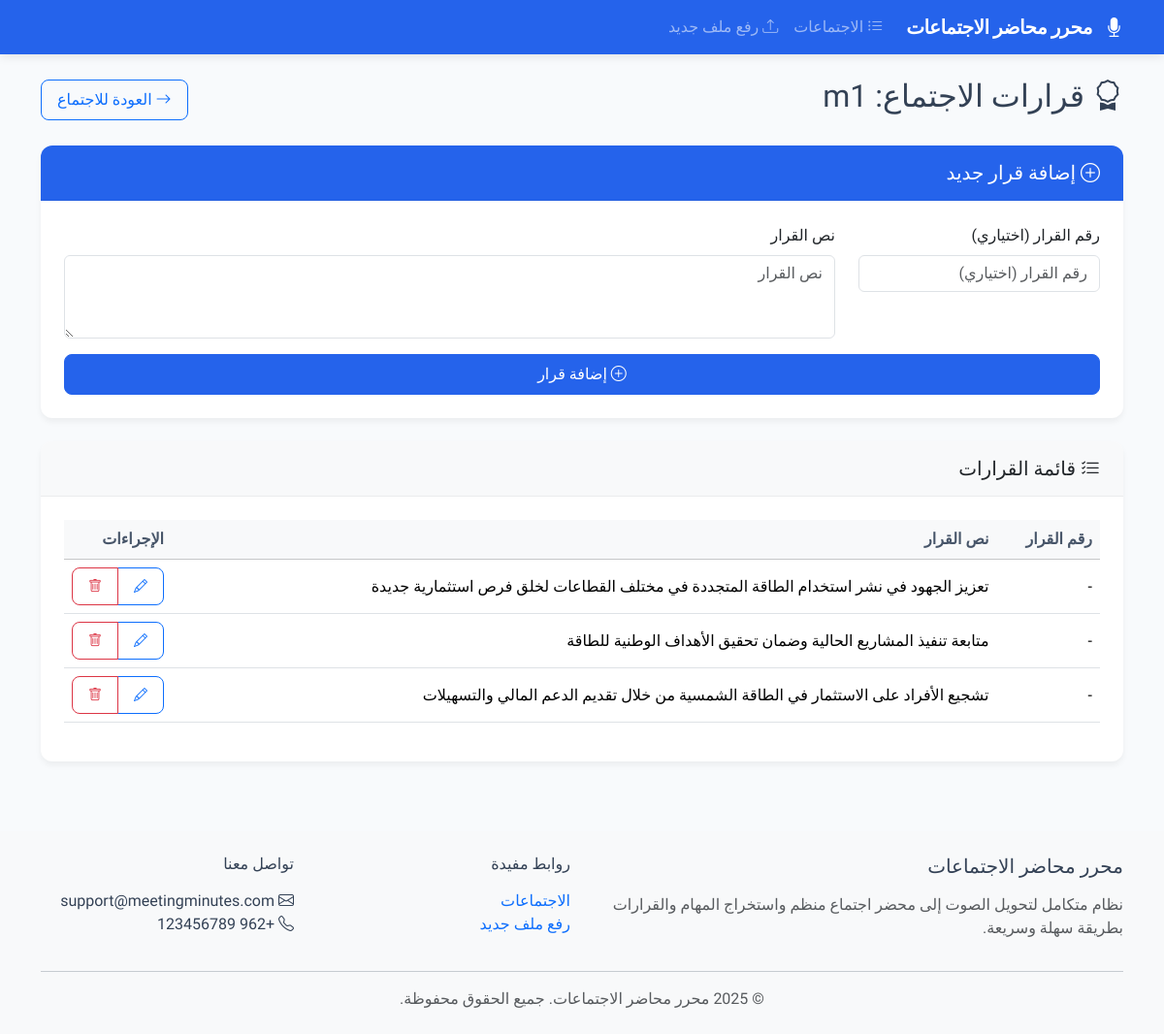
The app's page /7/decisions/ with its own data.
### meetings/models.py (models this page shows, shortened)
class Meeting(models.Model):
    title = models.CharField(max_length=200, verbose_name="عنوان الاجتماع")
    audio_file = models.FileField(upload_to='audio/', verbose_name="الملف الصوتي")
    transcript = models.TextField(blank=True, null=True, verbose_name="النص المحول")
    summary = models.TextField(blank=True, null=True, verbose_name="التلخيص")
    minutes = models.TextField(blank=True, null=True, verbose_name="محضر الاجتماع")
    created_by = models.ForeignKey(User, on_delete=models.CASCADE, related_name='meetings',
                                   verbose_name="تم إنشاؤه بواسطة", null=True)
    is_public = models.BooleanField(default=False, verbose_name="متاح للجميع")
    status = models.CharField(max_length=20, choices=[
        ('draft', 'مسودة'),
        ('pending', 'قيد الموافقة'),
        ('approved', 'تمت الموافقة')
    ], default='draft', verbose_name="حالة المحضر")
    created_at = models.DateTimeField(auto_now_add=True)
    updated_at = models.DateTimeField(auto_now=True)
    class Meta:
        verbose_name = "اجتماع"
        verbose_name_plural = "الاجتماعات"
        ordering = ['-created_at']

class MeetingDecision(models.Model):
    meeting = models.ForeignKey(Meeting, on_delete=models.CASCADE, related_name='decisions', verbose_name="الاجتماع")
    description = models.TextField(verbose_name="نص القرار")
    decision_number = models.CharField(max_length=20, blank=True, null=True, verbose_name="رقم القرار")
    created_at = models.DateTimeField(auto_now_add=True)
    updated_at = models.DateTimeField(auto_now=True)
    class Meta:
        verbose_name = "قرار"
        verbose_name_plural = "القرارات"
        ordering = ['created_at']

### meetings/views.py (the view)
# urls.py: path('<int:pk>/decisions/', views.meeting_decisions, name='meeting_decisions'),
def meeting_decisions(request, pk):
    meeting = get_object_or_404(Meeting, pk=pk)
    if request.method == 'POST':
        form = MeetingDecisionForm(request.POST)
        if form.is_valid():
            decision = form.save(commit=False)
            decision.meeting = meeting
            decision.save()
            messages.success(request, 'تم إضافة القرار بنجاح.')
            return redirect('meeting_decisions', pk=meeting.pk)
    else:
        form = MeetingDecisionForm()
    decisions = meeting.decisions.all()
    return render(request, 'meetings/decisions.html', {
        'meeting': meeting,
        'decisions': decisions,
        'form': form
    })

### meetings/forms.py
class MeetingDecisionForm(forms.ModelForm):
    class Meta:
        model = MeetingDecision
        fields = ['description', 'decision_number']
        widgets = {
            'description': forms.Textarea(attrs={
                'class': 'form-control',
                'rows': 3,
                'placeholder': 'نص القرار',
                'required': True
            }),
            'decision_number': forms.TextInput(attrs={
                'class': 'form-control',
                'placeholder': 'رقم القرار (اختياري)'
            })
        }

### meetings/templates/meetings/decisions.html (shortened to what this page needs)
{% extends 'base.html' %}
{% block content %}
<div class="row">
    <div class="col-12">
        <div class="d-flex justify-content-between align-items-center mb-4">
            <h2><i class="bi bi-award"></i> قرارات الاجتماع: {{ meeting.title }}</h2>
            <a href="{% url 'meeting_detail' meeting.pk %}" class="btn btn-outline-primary">
                <i class="bi bi-arrow-right"></i> العودة للاجتماع
            </a>
        </div>
        <div class="card mb-4">
            <div class="card-header bg-primary text-white">
                <h5 class="mb-0"><i class="bi bi-plus-circle"></i> إضافة قرار جديد</h5>
            </div>
            <div class="card-body">
                <form method="post" action="">
                    <div class="row">
                        <div class="col-md-3">
                            <div class="mb-3">
                                <label for="{{ form.decision_number.id_for_label }}" class="form-label">رقم القرار (اختياري)</label>
                                {{ form.decision_number }}
                            </div>
                        </div>
                        <div class="col-md-9">
                            <div class="mb-3">
                                <label for="{{ form.description.id_for_label }}" class="form-label">نص القرار</label>
                                {{ form.description }}
                            </div>
                        </div>
                    </div>
                    <div class="d-grid">
                        <button type="submit" class="btn btn-primary">
                            <i class="bi bi-plus-circle"></i> إضافة قرار
                        </button>
                    </div>
                </form>
            </div>
        </div>
        <div class="card">
            <div class="card-header bg-light">
                <h5 class="mb-0"><i class="bi bi-list-check"></i> قائمة القرارات</h5>
            </div>
            <div class="card-body">
                {% if decisions %}
                    <div class="table-responsive">
                        <table class="table table-hover">
                            <thead class="table-light">
                                <tr>
                                    <th scope="col" style="width: 10%">رقم القرار</th>
                                    <th scope="col" style="width: 80%">نص القرار</th>
                                    <th scope="col" style="width: 10%">الإجراءات</th>
                                </tr>
                            </thead>
                            <tbody>
                                {% for decision in decisions %}
                                <tr>
                                    <td>{{ decision.decision_number|default:"-" }}</td>
                                    <td>{{ decision.description }}</td>
                                    <td>
                                        <div class="btn-group btn-group-sm">
                                            <a href="#" class="btn btn-outline-primary" data-bs-toggle="modal" data-bs-target="#editDecisionModal{{ decision.id }}">
                                                <i class="bi bi-pencil"></i>
                                            </a>
                                            <a href="#" class="btn btn-outline-danger" data-bs-toggle="modal" data-bs-target="#deleteDecisionModal{{ decision.id }}">
                                                <i class="bi bi-trash"></i>
                                            </a>
                                        </div>
                                    </td>
                                </tr>
                                {% endfor %}
                            </tbody>
                        </table>
                    </div>
                {% else %}
                    <div class="alert alert-info">
                        لا توجد قرارات مضافة بعد.
                    </div>
                {% endif %}
            </div>
        </div>
    </div>
</div>
{% endblock %}

### templates/base.html (style rules this page uses)
:root { --primary-color: #2563eb; --secondary-color: #475569; --accent-color: #3b82f6; --success-color: #10b981; --danger-color: #ef4444; --warning-color: #f59e0b; --info-color: #06b6d4; }
body { font-family: 'Tajawal', sans-serif; background-color: #f8fafc; color: #334155; }
.bg-primary { background-color: var(--primary-color) !important; }
.btn-primary { background-color: var(--primary-color); border-color: var(--primary-color); }
.card { border-radius: 12px; box-shadow: 0 4px 6px rgba(0, 0, 0, 0.05); border: none; margin-bottom: 1.5rem; overflow: hidden; }
.card-header { border-bottom: 1px solid rgba(0, 0, 0, 0.05); font-weight: 600; padding: 1rem 1.5rem; }
.card-body { padding: 1.5rem; }
.btn { border-radius: 8px; padding: 0.5rem 1rem; font-weight: 500; transition: all 0.2s; }
.table { vertical-align: middle; }
.table th { font-weight: 600; color: var(--secondary-color); }

### records on screen
Meeting: title "m1"
MeetingDecision: decision_number "-", description "تعزيز الجهود في نشر استخدام الطاقة المتجددة في مختلف القطاعات لخلق فرص استثمارية جديدة"
MeetingDecision: decision_number "-", description "متابعة تنفيذ المشاريع الحالية وضمان تحقيق الأهداف الوطنية للطاقة"
MeetingDecision: decision_number "-", description "تشجيع الأفراد على الاستثمار في الطاقة الشمسية من خلال تقديم الدعم المالي والتسهيلات"
